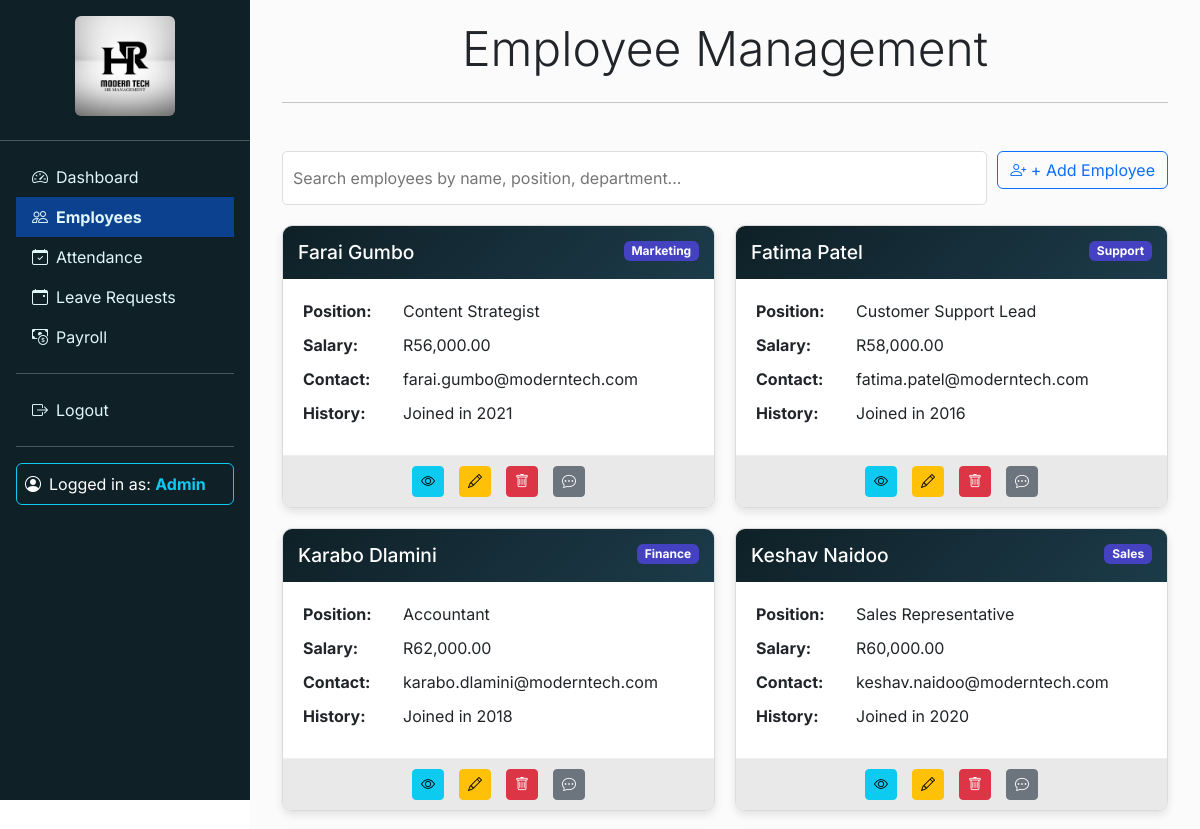
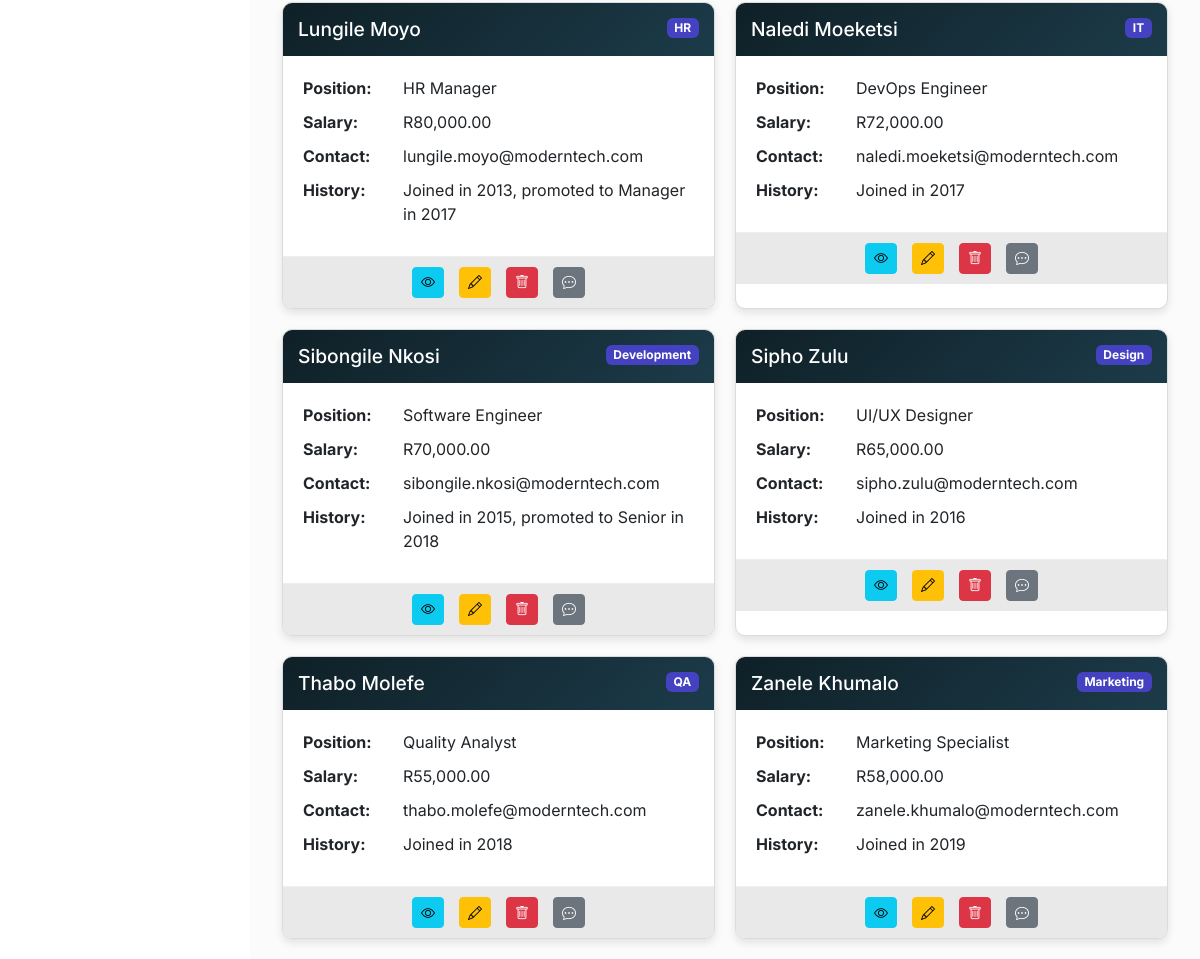
The app's page /employees.php (signed in) with its own data (2 pictures, top to bottom).
### tables this page shows
CREATE TABLE employees (
    employee_id INT AUTO_INCREMENT PRIMARY KEY,
    name VARCHAR(100) NOT NULL,
    position VARCHAR(100),
    department VARCHAR(50),
    salary DECIMAL(10,2),
    employment_history TEXT,
    contact VARCHAR(100)
);

### employees.php (the view, shortened to what this page needs)
<?php
require_once 'db.php';
require_once 'header.php';
$stmt = $pdo->query("SELECT * FROM employees ORDER BY name");
$employees = $stmt->fetchAll(PDO::FETCH_ASSOC);
?>
<!DOCTYPE html>
<html lang="en">
<head>
    <link href="https://cdn.jsdelivr.net/npm/bootstrap@5.3.0/dist/css/bootstrap.min.css" rel="stylesheet">
    <link rel="stylesheet" href="https://cdn.jsdelivr.net/npm/bootstrap-icons@1.10.0/font/bootstrap-icons.css">
</head>
<body>
    <div class="container">
        <h2 class="text-center display-5 mb-4">Employee Management</h2>
        <hr class="mb-5">
        <div class="search-container">
            <input type="text" id="employeeSearch" placeholder="Search employees by name, position, department...">
            <button type="button" class="btn btn-outline-primary mb-3" data-bs-toggle="modal"
                data-bs-target="#addEmployeeModal">
                <i class="bi bi-person-plus"></i> + Add Employee
            </button>
        </div>
        <div class="employee-grid">
            <?php if (empty($employees)): ?>
                <div class="no-results">
                    <i class="bi bi-people" style="font-size: 2rem;"></i>
                    <p>No employees found</p>
                </div>
            <?php else: ?>
                <?php foreach ($employees as $employee): ?>
                    <div class="employee-card">
                        <div class="card-header">
                            <h5><?= htmlspecialchars($employee['name']) ?></h5>
                            <span class="badge badge-department"><?= htmlspecialchars($employee['department']) ?></span>
                        </div>
                        <div class="card-body">
                            <div class="card-detail">
                                <span class="card-detail-label">Position:</span>
                                <span><?= htmlspecialchars($employee['position']) ?></span>
                            </div>
                            <div class="card-detail">
                                <span class="card-detail-label">Salary:</span>
                                <span>R<?= number_format($employee['salary'], 2) ?></span>
                            </div>
                            <div class="card-detail">
                                <span class="card-detail-label">Contact:</span>
                                <span class="text-truncate"><?= htmlspecialchars($employee['contact']) ?></span>
                            </div>
                            <?php if (!empty($employee['employment_history'])): ?>
                                <div class="card-detail">
                                    <span class="card-detail-label">History:</span>
                                    <span><?= nl2br(htmlspecialchars(substr($employee['employment_history'], 0, 50))) . (strlen($employee['employment_history']) > 50 ? '...' : '') ?></span>
                                </div>
                            <?php endif; ?>
                        </div>
                        <div class="card-actions">
                            <a href="employee_details.php?id=<?= $employee['employee_id'] ?>" class="btn btn-sm btn-info"
                                title="View">
                                <i class="bi bi-eye"></i>
                            </a>
                            <button type="button" class="btn btn-sm btn-warning" data-bs-toggle="modal"
                                data-bs-target="#editEmployeeModal<?= $employee['employee_id'] ?>" title="Edit">
                                <i class="bi bi-pencil"></i>
                            </button>
                            <a href="employees.php?delete=<?= $employee['employee_id'] ?>" class="btn btn-sm btn-danger"
                                onclick="return confirm('Are you sure you want to delete this employee?')" title="Delete">
                                <i class="bi bi-trash"></i>
                            </a>
                            <button type="button" class="btn btn-sm btn-secondary" data-bs-toggle="modal"
                                data-bs-target="#reviewsModal<?= $employee['employee_id'] ?>" title="Reviews">
                                <i class="bi bi-chat-dots"></i>
                            </button>
                        </div>
                    </div>
                <?php endforeach; ?>
            <?php endif; ?>
        </div>
    </div>
</body>
</html>
<?php
require_once 'footer.php';
?>

### header.php (style rules this page uses)
body { margin: 0; padding: 0; overflow-x: hidden; font-family: 'Inter', sans-serif; }

### employees.php (style rules this page uses)
body { font-family: 'Inter', sans-serif; }
.employee-grid { display: grid; grid-template-columns: repeat(auto-fill, minmax(300px, 1fr)); gap: 20px; margin-top: 20px; }
.employee-card { border-radius: 10px; box-shadow: 0 4px 8px rgba(0, 0, 0, 0.1); transition: transform 0.3s ease, box-shadow 0.3s ease; background: white; overflow: hidden; border: 1px solid #dbdbdbff; }
.card-header { background: linear-gradient(135deg, #0f2027, #1c3b49ff); color: white; padding: 15px; position: relative; }
.card-header h5 { margin: 0; font-size: 1.2rem; }
.card-body { padding: 20px; }
.card-detail { margin-bottom: 10px; display: flex; }
.card-detail-label { font-weight: bold; min-width: 100px; }
.card-actions { display: flex; justify-content: center; gap: 15px; padding: 10px 15px; border-top: 1px solid #eee; background-color: #e9e9e9ff; }
.search-container { margin-bottom: 20px; display: flex; gap: 10px; }
.search-container input { flex-grow: 1; padding: 10px; border-radius: 5px; border: 1px solid #ddd; }
.badge-department { background-color: #4442c1ff; position: absolute; right: 15px; top: 15px; }

### records on screen
employees: name "Farai Gumbo", department "Marketing", position "Content Strategist", salary "56,000.00", contact "farai.gumbo@moderntech.com", employment_history "Joined in 2021"
employees: name "Fatima Patel", department "Support", position "Customer Support Lead", salary "58,000.00", contact "fatima.patel@moderntech.com", employment_history "Joined in 2016"
employees: name "Karabo Dlamini", department "Finance", position "Accountant", salary "62,000.00", contact "karabo.dlamini@moderntech.com", employment_history "Joined in 2018"
employees: name "Keshav Naidoo", department "Sales", position "Sales Representative", salary "60,000.00", contact "keshav.naidoo@moderntech.com", employment_history "Joined in 2020"
employees: name "Lungile Moyo", department "HR", position "HR Manager", salary "80,000.00", contact "lungile.moyo@moderntech.com", employment_history "Joined in 2013, promoted to Manager in 2017"
employees: name "Naledi Moeketsi", department "IT", position "DevOps Engineer", salary "72,000.00", contact "naledi.moeketsi@moderntech.com", employment_history "Joined in 2017"
employees: name "Sibongile Nkosi", department "Development", position "Software Engineer", salary "70,000.00", contact "sibongile.nkosi@moderntech.com", employment_history "Joined in 2015, promoted to Senior in 2018"
employees: name "Sipho Zulu", department "Design", position "UI/UX Designer", salary "65,000.00", contact "sipho.zulu@moderntech.com", employment_history "Joined in 2016"
employees: name "Thabo Molefe", department "QA", position "Quality Analyst", salary "55,000.00", contact "thabo.molefe@moderntech.com", employment_history "Joined in 2018"
employees: name "Zanele Khumalo", department "Marketing", position "Marketing Specialist", salary "58,000.00", contact "zanele.khumalo@moderntech.com", employment_history "Joined in 2019"
